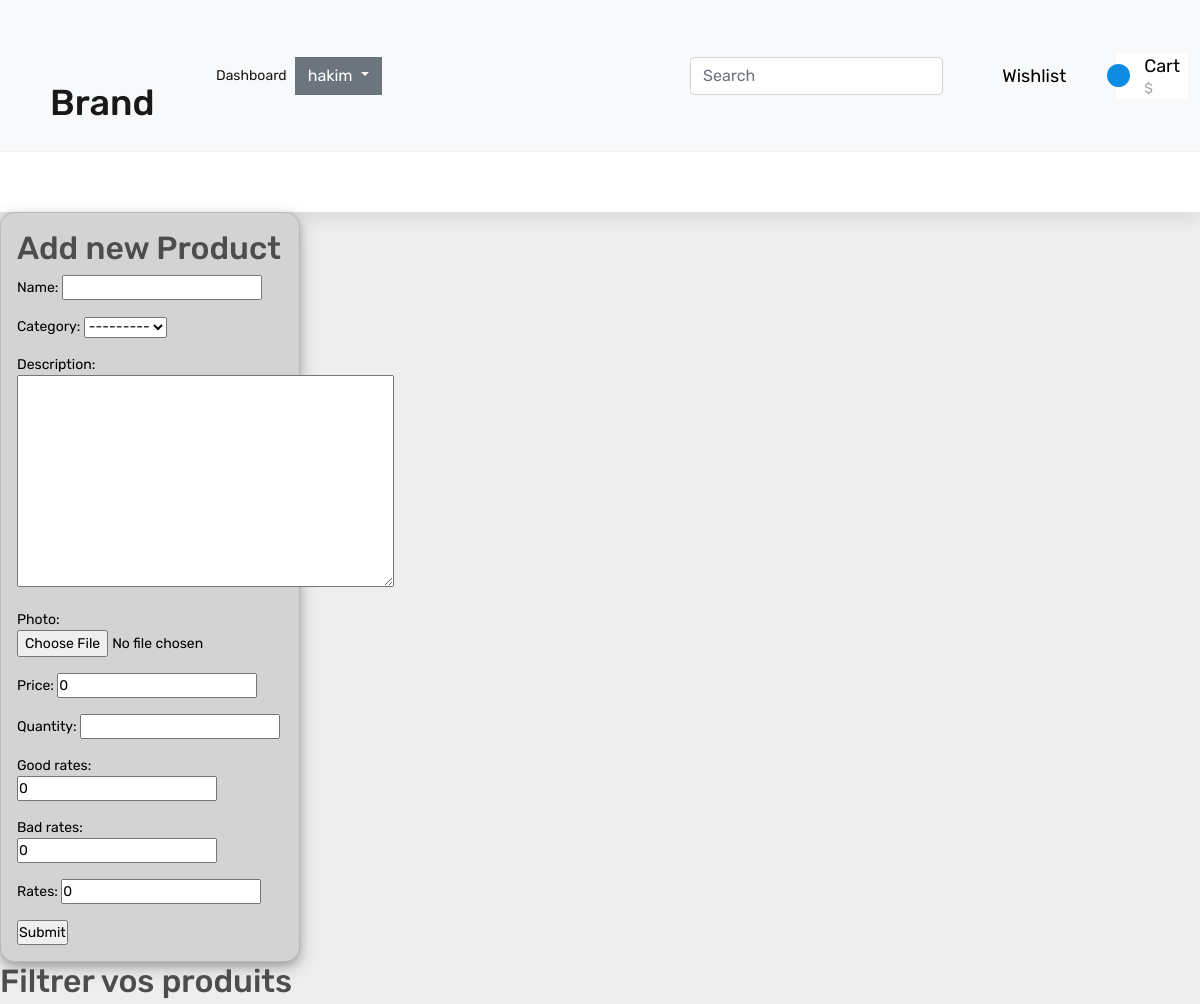
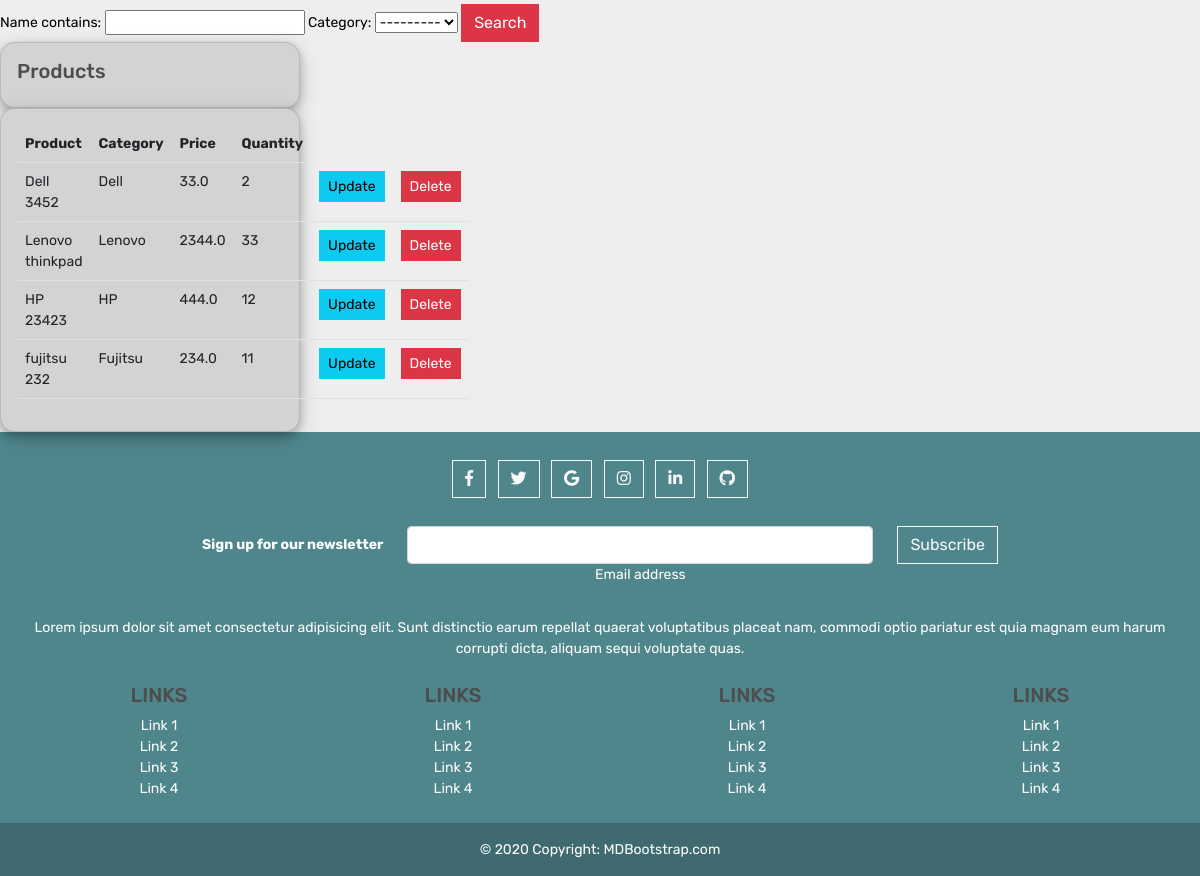
Screenshot of /prod/ (signed in) with the database file from the repository (2 pictures, top to bottom).
### e_commerce/models.py (models this page shows, shortened)
class Category(models.Model):
    category = models.CharField(max_length=50, unique=True)
    def __str__(self):
        return self.category

class Product(models.Model):
    name = models.CharField(max_length=100)
    category = models.ForeignKey(
        Category, related_name='categories', on_delete=models.CASCADE)
    description = models.TextField()
    photo = models.ImageField()
    price = models.FloatField(default=0)
    quantity = models.PositiveIntegerField(null=True)
    good_rates = models.PositiveIntegerField(default=0)
    bad_rates = models.PositiveIntegerField(default=0)
    rates = models.PositiveIntegerField(default=0)

### api/views.py (the view, shortened to what this page needs)
# urls.py: path('prod/', views.showProduct, name='prod'),
def showProduct(request):
    form = CreateProductForm()
    products = Product.objects.all()
    myFilter = ProductFilter(request.GET, queryset=products)
    products = myFilter.qs
    context = {'form': form, 'products': products,
               'myFilter': myFilter,
               }
    return render(request, 'dashboardSeller/products.html', context)

### api/forms.py
class CreateProductForm(ModelForm):
    class Meta:
        model = Product
        fields = '__all__'

### templates/dashboardSeller/products.html (shortened to what this page needs)
{% extends 'dashboardSeller/dashboard.html' %}
{% block content %}
<div class="row">
    <div class="col-md-6">
        <div class="card card-body">
            <h2>Add new Product</h2>
            <form action="" method="POST">
                {{form.as_p}}
                <input type="submit" name="Submit">
            </form>
        </div>
    </div>
</div>
<div>
    <form method="GET">
        <h2>Filtrer vos produits </h2>
        {{myFilter.form}}
        <button type="Submit" class="btn btn-danger">Search</button>
    </form>
</div>
<div class="row">
    <div class="col-md">
        <div class="card card-body">
            <h5>Products</h5>
        </div>
        <div class="card card-body">
            <table class="table">
                <tr>
                    <th>Product</th>
                    <th>Category</th>
                    <th>Price</th>
                    <th>Quantity</th>
                </tr>
                {% for i in products %}
                <tr>
                    <td>{{i.name}}</td>
                    <td>{{i.category}}</td>
                    <td>{{i.price}}</td>
                    <td>{{i.quantity}}</td>
                    <td><a class="btn btn-sm btn-info" href="{% url 'update_product' i.id %}">Update</a></td>
                    <td><a class="btn btn-sm btn-danger" href="{% url 'delete_product' i.id %}">Delete</a></td>
                </tr>
                {% endfor %}
            </table>
        </div>
    </div>
</div>
{% endblock %}

### templates/includes/topNavBar.html (shortened to what this page needs)
<nav class="navbar navbar-expand-lg navbar-light bg-light">
    <div class="container-fluid">
        <div class="col-lg-2 col-sm-2 col-2">
            <div class="logo_container">
                <div class="logo"><a id="home" class="navbar-brand ms-2" href="{% url 'home' %}">Brand</a></div>
            </div>
        </div>
        <div class="collapse navbar-collapse" id="navbarSupportedContent">
            <ul class="navbar-nav me-auto mb-2 mb-lg-0">
                {% if user.is_authenticated %}
                <li class="nav-item">
                    <a class="nav-link active" aria-current="page" href="{% url 'dashboardSeller' %}">Dashboard</a>
                </li>
                {% endif %}
                {% if user.is_authenticated %}
                <div class="dropdown">
                    <button class="btn btn-secondary dropdown-toggle" type="button" id="dropdownMenuButton1"
                        data-bs-toggle="dropdown" aria-expanded="false">{{user.username}}
                    </button>
                </div>
                {% endif %}
            </ul>
            <div class="d-flex">
                <form action="{% url 'search_form' %}" method="GET">
                    <input class="form-control me-2" type="search" id="search" name="search" placeholder="Search"
                        aria-label="Search">
                </form>
            </div>
            {% if user.is_authenticated %}
            <div class="col-lg-3 col-9 order-lg-3 order-2 text-lg-left text-right">
                <div class="wishlist_cart d-flex flex-row align-items-center justify-content-end">
                    <div class="wishlist d-flex flex-row align-items-center justify-content-end">
                        <div class="wishlist_content" id="wishlist">
                            <div class="wishlist_text"><a href="{% url 'wishlist' %}">Wishlist</a></div>
                        </div>
                    </div>
                    <div class="cart">
                        <div class="cart_container d-flex flex-row align-items-center justify-content-end">
                            <div class="cart_icon"><img src="https://res.cloudinary.com/dxfq3iotg/image/upload/v1560918704/cart.png" alt="">
                                <div id="numOrders" class="cart_count"></div>
                            </div>
                            <div class="cart_content me-2">
                                <div class="cart_text"><a href="{% url 'cart' %}">Cart</a></div>
                                <div id="total" class="cart_price">${{total_price}}</div>
                            </div>
                        </div>
                    </div>
                </div>
            </div>
            {% endif %}
        </div>
    </div>
</nav>
<link rel="stylesheet" href="https://code.jquery.com/ui/1.12.1/themes/base/jquery-ui.css">

### static/css/style.css (style rules this page uses)
* { margin: 0; padding: 0; -webkit-font-smoothing: antialiased; -webkit-text-shadow: rgba(0, 0, 0, 0.01) 0 0 1px; text-shadow: rgba(0, 0, 0, 0.01) 0 0 1px; }
body { font-family: "Rubik", sans-serif; font-size: 14px; font-weight: 400; background: #ffffff; color: #000000; }
div { display: block; position: relative; -webkit-box-sizing: border-box; -moz-box-sizing: border-box; box-sizing: border-box; }
ul { list-style: none; margin-bottom: 0px; }
a, a:hover, a:visited, a:active, a:link { text-decoration: none; -webkit-font-smoothing: antialiased; -webkit-text-shadow: rgba(0, 0, 0, 0.01) 0 0 1px; text-shadow: rgba(0, 0, 0, 0.01) 0 0 1px; }
.form-control { color: #db5246; }
.logo_container { height: 80px; }
.logo { top: 50%; -webkit-transform: translateY(-50%); -moz-transform: translateY(-50%); -ms-transform: translateY(-50%); -o-transform: translateY(-50%); transform: translateY(-50%); }
.logo a { font-size: 36px; font-weight: 500; color: #0e8ce4; }
.wishlist_cart { height: 90px; }
.wishlist { margin-right: 50px; }
.wishlist_content { margin-left: 14px; }
.wishlist_text a { font-size: 18px; font-weight: 400; color: #000000; -webkit-transition: all 200ms ease; -moz-transition: all 200ms ease; -ms-transition: all 200ms ease; -o-transition: all 200ms ease; transition: all 200ms ease; }
.cart_count { position: absolute; bottom: -1px; right: -14px; width: 23px; height: 23px; background: #0e8ce4; border-radius: 50%; text-align: center; }
.cart_content { margin-left: 28px; }
.cart_text a { font-size: 18px; font-weight: 400; color: #000000; -webkit-transition: all 200ms ease; -moz-transition: all 200ms ease; -ms-transition: all 200ms ease; -o-transition: all 200ms ease; transition: all 200ms ease; }
.cart_price { font-size: 14px; color: #a3a3a3; margin-top: -2px; }

### static/css/main.css (style rules this page uses)
body { background-color: hsl(0, 0%, 98%); }
h1,h2,h3,h4,h5,h6 { color:hsl(0, 0%, 30%); }
.btn { border-radius: 0; }

### static/css/cart.css (style rules this page uses)
body { background: #eee }
.cart { background: #fff }

### static/css/total.css (style rules this page uses)
.logo { margin-left:30px; margin-top:55px; }
.card { background-color: lightgray; width: 300px; border-radius: 15px; box-shadow: 0 4px 8px 0 rgba(0, 0, 0, 0.2), 0 6px 20px 0 rgba(0, 0, 0, 0.19) }

### rows the page displays
Category: category "---------"
Product: name "Dell 3452", category "Dell", price "33.0", quantity "2"
Product: name "Lenovo thinkpad", category "Lenovo", price "2344.0", quantity "33"
Product: name "HP 23423", category "HP", price "444.0", quantity "12"
Product: name "fujitsu 232", category "Fujitsu", price "234.0", quantity "11"

### other values shown
{{ user.username }} "hakim"
